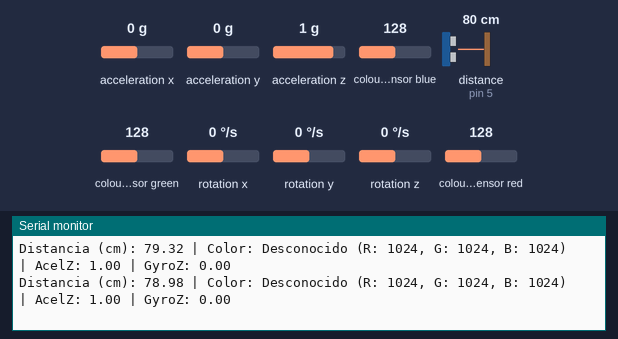
A sketch run on a simulated Arduino Uno, built with avr-gcc and run on an emulated ATmega328P. Parts: the last lines printed to the serial monitor. Wiring (inferred from the names in the program): ultrasonic range finder: trigger pin 11; echo pin 5. The inputs (shaded band) are chosen by the test bench; at power-on: colour sensor blue 128, colour sensor green 128, distance to the obstacle (sensor on pin 5) 80 cm, colour sensor red 128, acceleration z 1 g, acceleration x 0 g, acceleration y 0 g, rotation x 0 °/s, rotation y 0 °/s, rotation z 0 °/s. The echo pulse lasts 58.3 µs per cm.

Above: at 1.4 s.
1.5 s: colour sensor blue set to 191
At 2.09 s:
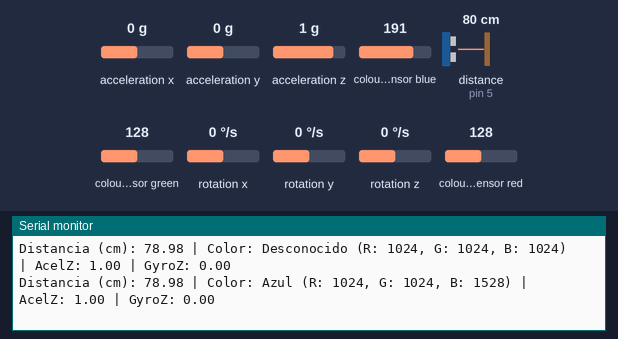
4.1 s: colour sensor green set to 191
At 4.49 s:
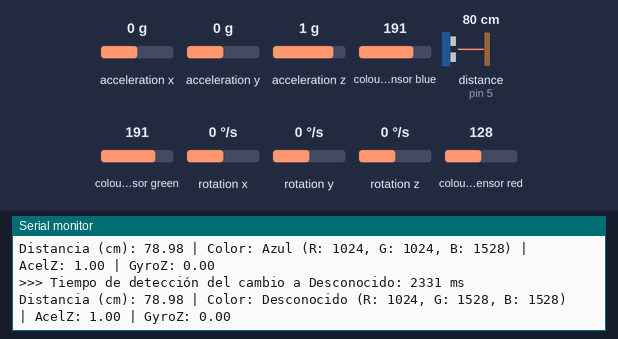
5.6 s: distance to the obstacle (sensor on pin 5) set to 2 cm
At 5.67 s:
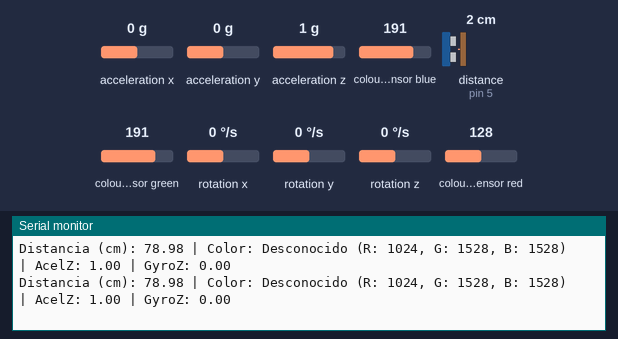
8.6 s: colour sensor red set to 250
At 9.18 s:
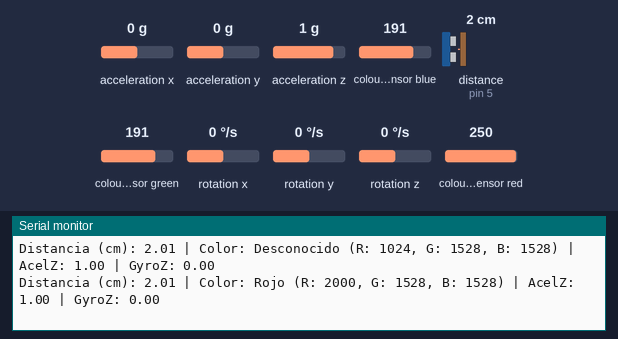
11.1 s: distance to the obstacle (sensor on pin 5) set to 250 cm
At 11.1 s:
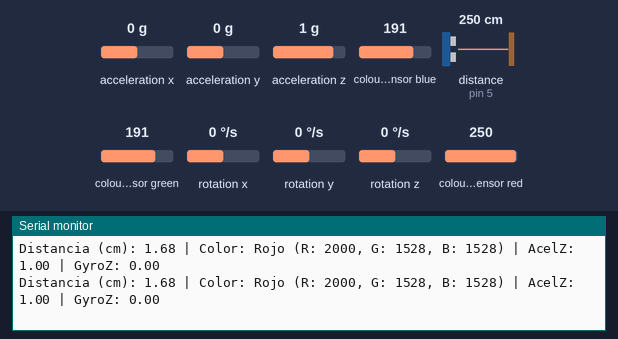
14.1 s: acceleration z set to -1.4 g
At 14.3 s:
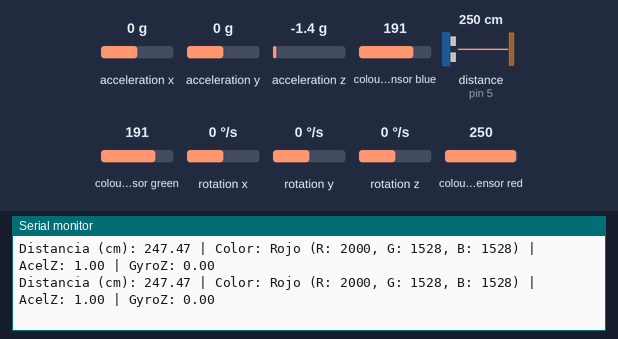
Timing chart, 0 to 16.6 s (numbered marks = the images above; inputs shaded):
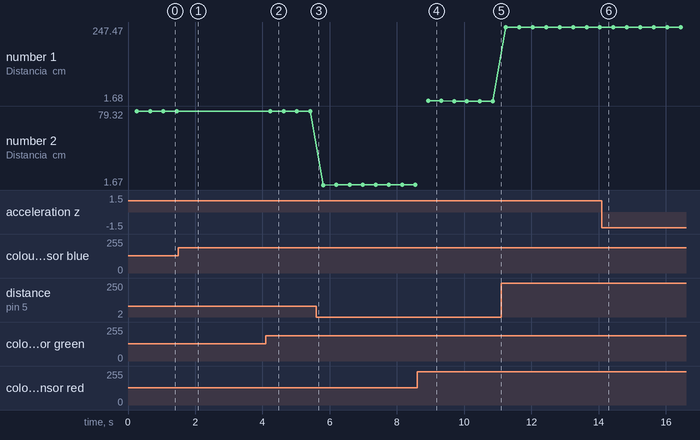

The sketch:

tiempoEntreColores.ino
```cpp
#include <Adafruit_TCS34725.h>
#include <Wire.h>
#include <MPU9250_asukiaaa.h>

//cada variable separada por sensor
// HC-SR04
const int trigPin = 11;
const int echoPin = 5;

// Sensor RGB
Adafruit_TCS34725 rgbSensor = Adafruit_TCS34725(TCS34725_INTEGRATIONTIME_50MS, TCS34725_GAIN_4X);

// IMU
MPU9250_asukiaaa imu;


long duration;
float distanceCM;

String prevColor = "Desconocido";
unsigned long cambioInicio = 0;
bool esperandoCambio = false;

void setup() {
  Serial.begin(9600);
  Wire.begin();

  // HC-SR04
  pinMode(trigPin, OUTPUT);
  pinMode(echoPin, INPUT);

  // Sensor RGB
  if (rgbSensor.begin()) {
    Serial.println("Sensor RGB detectado.");
  } else {
    Serial.println("¡Error: no se detectó el sensor RGB!");
    while (1);
  }

  // IMU
  imu.setWire(&Wire);
  imu.beginAccel();
  imu.beginGyro();
  delay(200);

  Serial.println("Sistema iniciado.");
}

void loop() {
  digitalWrite(trigPin, LOW);
  delayMicroseconds(2);
  digitalWrite(trigPin, HIGH);
  delayMicroseconds(10);
  digitalWrite(trigPin, LOW);
  duration = pulseIn(echoPin, HIGH);
  distanceCM = duration * 0.034 / 2;

  uint16_t r, g, b, c;
  rgbSensor.getRawData(&r, &g, &b, &c);

  String detectedColor = "Desconocido";
  if (r > g && r > b && r > 50) detectedColor = "Rojo";
  else if (g > r && g > b && g > 50) detectedColor = "Verde";
  else if (b > r && b > g && b > 50) detectedColor = "Azul";

  // Medir tiempo de cambio
  if (detectedColor != prevColor) {
    if (!esperandoCambio) {
      cambioInicio = millis();
      esperandoCambio = true;
    } else {
      unsigned long tiempoCambio = millis() - cambioInicio;
      Serial.print(">>> Tiempo de detección del cambio a ");
      Serial.print(detectedColor);
      Serial.print(": ");
      Serial.print(tiempoCambio);
      Serial.println(" ms");
      esperandoCambio = false;
    }
    prevColor = detectedColor;
  }

  imu.accelUpdate();
  imu.gyroUpdate();
  float az = imu.accelZ();
  float gz = imu.gyroZ();

  Serial.print("Distancia (cm): ");
  Serial.print(distanceCM, 2);
  Serial.print(" | Color: ");
  Serial.print(detectedColor);
  Serial.print(" (R: "); Serial.print(r);
  Serial.print(", G: "); Serial.print(g);
  Serial.print(", B: "); Serial.print(b);
  Serial.print(") | AcelZ: ");
  Serial.print(az, 2);
  Serial.print(" | GyroZ: ");
  Serial.println(gz, 2);

  delay(300);
}
```

Measured:
- after the input at 1.5 s, the serial monitor: prints a new line after 0.34 s (image 1)
- after the input at 4.1 s, the serial monitor: prints a new line after 0.07 s (image 2)
- after the input at 8.6 s, the serial monitor: prints a new line after 0.33 s (image 4)
- plotted number 1: 1.68 → 247.47 after the input at 11.1 s
- plotted number 2: 78.98 → 2.01 after the input at 5.6 s
